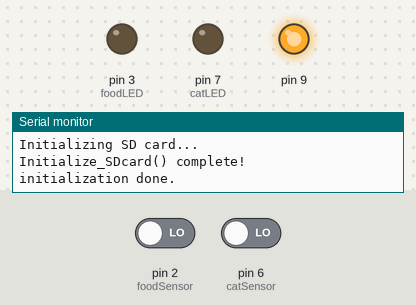
Bench run of a sketch on a simulated Arduino Uno, built with avr-gcc and run on an emulated ATmega328P. Shown: output pins drawn as LEDs (lit = HIGH), the last lines printed to the serial monitor. Inputs (shaded band) come from the test bench; at power-on: pin 2 (foodSensor) LOW, pin 6 (catSensor) LOW. The local clock reads 2024-03-15 10:24:30 at power-on unless the sketch sets it; storage starts empty; pins used as bus, display or sensor lines are not drawn.

Above: at 9.2 s.
9.3 s: pin 2 (foodSensor) driven HIGH
At 10.1 s:
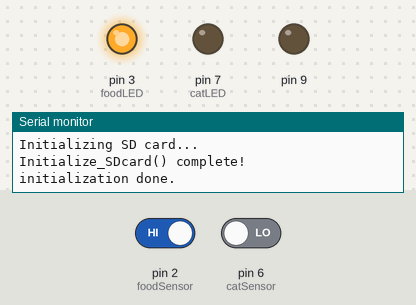
12.1 s: pin 6 (catSensor) driven HIGH
At 13.5 s:
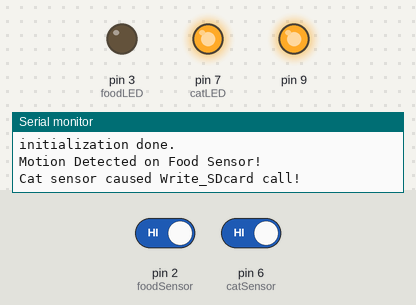
14.0 s: pin 6 (catSensor) driven LOW
At 17.1 s:
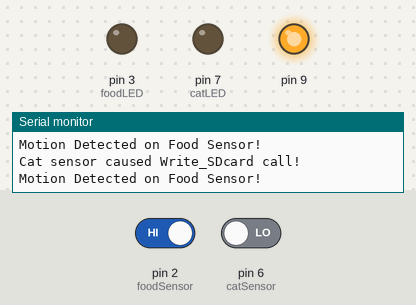
Timing chart, 0 to 18.6 s (numbered marks = the images above; inputs shaded):
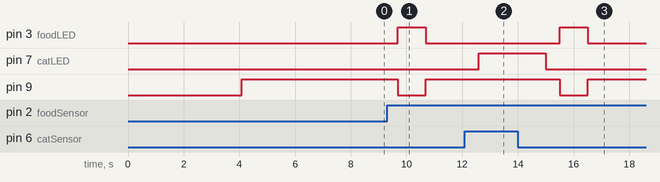

Measured:
- after the input at 9.3 s, pin 3 (foodLED): LOW → HIGH after 0.39 s, → LOW 1.0 s later; pin 9: HIGH → LOW after 0.39 s, → HIGH 1.0 s later
- after the input at 12.1 s, pin 7 (catLED): LOW → HIGH after 0.49 s
- after the input at 14.0 s, pin 3 (foodLED): LOW → HIGH after 1.5 s, → LOW 1.0 s later; pin 7 (catLED): HIGH → LOW after 1.0 s; pin 9: HIGH → LOW after 1.5 s, → HIGH 1.0 s later

The sketch:

JunoTracker5000-SensorTests.ino
```cpp
/*
    C Program for Arduino to demonstrate how to collect 'small data' to see how quickly my cat can run.

    This example uses two PIR sensors to track:
  - When my cat's auto feeder begins dispensing a meal
  - When my cat arrives at his bowl to eat (he DARTS to the kitchen as soon as he hears it)

   Finally, these events are timestamped and saved to an SD card as a CSV for further analysis. ----

    ### - The Circuit - ###

    ### Multi-purpose RGB LED ###

      (cathode)     ->  330 Ohm -> GND
      (Red anode)   ->  pin 8 [Sensors Disabled]
      (Green anode) ->  pin 9 [Power ON & Sensors Enabled]
      (Blue anode)  ->  pin 7 [Cat Sensor Indicator]

    ### Food Sensor LED ###
      (cathode)     ->  330 Ohm -> GND
      (anode)       ->  pin 3 [Food Sensor Indicator]

    ### SD Card (built into Arduino Ethernet Shield 2) ###
    SDO -> pin 11

    SDI -> pin 12

    CLK -> pin 13

    CS -> pin 4

    ### DS3231 Real Time Clock (RTC) Module ####
    VCC -> 5V

    Gnd -> Gnd

    SCL -> pin A5

    SDA -> pin A4

    ### PIR SR602 Sensor (foodSensor) ###
    VCC -> 5V
    Gnd -> Gnd
    Signal -> pin 2

    ### PIR SR602 Sensor (catSensor) ###
    VCC -> 5V
    Gnd -> Gnd
    Signal -> pin 6

    Imagined: 16 May 2022
    Created:  19 May 2022

    by Derek DiLeo

    This code is in the public domain

*/

#include <DS3231.h>        // Library for RTC module (Downloaded from RinkyDink Electronics)
#include <SPI.h>           // Library for SPI communication (Pre-Loaded into Arduino)
#include <SD.h>            // Library for SD card (Pre-Loaded into Arduino)

DS3231  rtc(SDA, SCL);        // Init the DS3231 using the hardware interface

bool foodDispensed = false;    // catSensor only important if this is true

const int foodSensor = 2;            // the pin that the food sensor is attached to
const int foodLED = 3;               // the pin that the foodLED is attached to
const int chipSelect = 4;      // SD card CS pin connected to pin 4 of Arduino
const int catSensor = 6;             // the pin that the cat sensor is attached to
const int catLED = 7;                // the pin that the catLED is attached to
int foodSensorState = LOW;     // by default, no motion detected
int catSensorState = LOW;      // by default, no motion detected
int foodSensorVal = 0;         // variable to store the food sensor status (value)
int catSensorVal = 0;          // variable to store the cat sensor status (value)

// variable to store millis() when food drops and is later
// subracted from catSensor time to determine cat's reaction speed
unsigned long foodTime;

/*****************************************************************************************************
   Setup
    - Open Serial connection
    - Set input/output pins
 *****************************************************************************************************/
void setup() {

  Serial.begin(9600);            // initialize serial (USB) connection

  delay(2000);
  // wait for Serial Monitor to connect. Needed for native USB port boards only:
  while (!Serial);

  Serial.print("Initializing RTC...");

  Initialize_RTC();

  delay(2000);

  Serial.println("Initializing SD card...");

  Initialize_SDcard();

  Serial.println("initialization done.");

  // initialize program started / sensors enabled LED
  pinMode(9, OUTPUT);
  pinMode(8, OUTPUT);            // initialize sensors disabled LED
  digitalWrite(9, HIGH);         // indicate setup() running

  pinMode(foodLED, OUTPUT);      // initalize foodLED as an output
  pinMode(foodSensor, INPUT);    // initialize foodSensor as an input
  pinMode(catLED, OUTPUT);       // initalize catLED as an output
  pinMode(catSensor, INPUT);     // initialize catSensor as an input

  delay(4000);                   // wait 4 seconds
  digitalWrite(9, LOW);          // turn off LED to indicate setup() done


}

/*****************************************************************************************************
   Loop
    - Check sensors for movement
    - When foodSensor is tripped, write event with timestamp to SD
    - If catSensor is tripped after foodSensor, write event with timestamp to SD
 *****************************************************************************************************/

// TODO: Figure out how to avoid false and repeat sensor trips.
// We only want ONE trigger per meal and do not want Roomba or Juno licking bowl(yes, he does that) to
// trigger a false sensor event. (timer?)
// TODO: Set up and test with actual food dispenses
void loop() {

  foodSensorVal = digitalRead(foodSensor);   // read foodSensor value
  catSensorVal = digitalRead(catSensor);     // read catSensor value

//  if (timeIsValid()) {
    // Indicate within feeding window
    digitalWrite(9, HIGH);  // GREEN
    digitalWrite(8, LOW);   // RED

    if (foodSensorVal == HIGH && !foodDispensed) {   // check food being dispensed for first time
      // turn off sensor indicator LEDs so foodLED and catLED are more pronounced
      digitalWrite(9, LOW);
      digitalWrite(8, LOW);

      digitalWrite(foodLED, HIGH);             // turn foodLED ON
      delay(500);                              // delay 500 milliseconds

      if (foodSensorState == LOW) {
        Serial.println("Motion Detected on Food Sensor!");

        foodDispensed = true;

        foodTime = millis() - 500;                  // Capture current time (used later for diff)

        foodSensorState = HIGH;                // update foodSensorState to HIGH
      }
    } else {
      digitalWrite(foodLED, LOW);            // turn foodLED OFF

      delay(300);                            // delay 300 milliseconds

      if (foodSensorState == HIGH) {
        //      Serial.println("Food Sensor Motion stopped!");
        foodSensorState = LOW;               // update foodSensorState to LOW
      }
    }

    // check catSensor motion and food dispensed
    if (catSensorVal == HIGH && foodDispensed) {
      digitalWrite(catLED, HIGH);            // turn catLED ON

      delay(500);                            // delay 500 milliseconds

      if (catSensorState == LOW) {

        Write_SDcard((millis() - foodTime - 800));  // Write split time SD (compensate for LED delays)

        catSensorState = HIGH;               // update catSensorState to HIGH
      }
    } else {
      digitalWrite(catLED, LOW);             // turn catLED OFF

      delay(500);                            // delay 500 milliseconds

      if (catSensorState == HIGH) {
        catSensorState = LOW;                // update catSensorState to LOW

        foodDispensed = false;               // reset foodDispensed

        digitalWrite(8, HIGH);               // Set RED LED to HIGH to indicate sensors disabled

        // Pause program for 30 minutes to avoid multiple writes
//        delay(1800000);

      }

    }

//  } else {
//    digitalWrite(9, LOW);   // GREEN
//    digitalWrite(8, HIGH);  // RED
//  }

}

/*****************************************************************************************************
   timeIsValid
    - This function is used to prevent false data entry by checking current time against
        set times when his food is dispensed (6:15 & 18:15)
    - Reasons: Juno likes to lick his bowl when he's hungry (all the time)
        and his food bowl is near the Roomba dock.
 *****************************************************************************************************/
bool timeIsValid() {

  int hourNow = rtc.getTime().hour;         // Get current hour
  int minuteNow = rtc.getTime().min;        // Get current minute

  if ((hourNow == 6  || hourNow == 18) && (minuteNow >= 10 && minuteNow <= 20)) {

    return true;

  } else {

    return false;

  }

}


/*****************************************************************************************************
   Initialize_RTC
    - Initialize the RTC object
    - Set date, if needed
 *****************************************************************************************************/
void Initialize_RTC() {

  rtc.begin();           // Initialize the rtc object

  //#### The following lines can be [un]commented to set the current date and time###

  rtc.setTime(12, 03, 30);     // Set the time (HH:mm:ss) (24hr format)

  Serial.print("     Time read from rtc: ");
  Serial.print(rtc.getTimeStr());


  Serial.print("\nSetting date to 5/23/2022: ");

  rtc.setDate(6, 06, 2022);   // Set the date to May 5th, 2022

  Serial.print("   Date read from rtc: ");
  Serial.print(rtc.getDateStr());
  Serial.println(" ");
}

/*****************************************************************************************************
   Initialize_SDcard
    - Check if SD card is present and can be initialized (if not, return)
    - Open a new file on the SD card and write first row of excel file
 *****************************************************************************************************/
void Initialize_SDcard() {

  // check if the card is present and can be initialized:
  if (!SD.begin(chipSelect)) {

    Serial.println("Card failed, or not present");

    Serial.println("1. is a card inserted?");

    Serial.println("2. is your wiring correct?");

    Serial.println("3. did you change the chipSelect pin to match your shield or module?");

    Serial.println("Note: press reset or reopen this serial monitor after fixing your issue!");

    while (true);

  }

  // open the file. (note: only one file can be open at a time,

  // so you have to close this one before opening another).

  File dataFile = SD.open("LoggerCD.txt", FILE_WRITE);

  // if the file is available, write to it:
  if (dataFile) {

    dataFile.println("testDate,testTime,testResponseTime(ms)"); // Write the first row of excel file (differentiate for testing)
    //dataFile.println("Date,Time,Cat Response Time(ms)"); //Write the first row of the excel file

    dataFile.close();

  }

  Serial.println("Initialize_SDcard() complete!");

}

/*****************************************************************************************************
   Write_SDcard
    - whichSensor is used to indicate if writing data about foodSensor or catSensor
    - isFood determines whether '0' or catTime-foodTime (in millis()) is written to CSV
    - Open the file on SD (if available)
    - Write date,whichSensor,currentTime & splitTime to CSV
 *****************************************************************************************************/
// void Write_SDcard(long foodDropTime) {
void Write_SDcard(unsigned long timeDiff) {

  // open the file. note that only one file can be open at a time,

  // so you have to close this one before opening another.

  File dataFile = SD.open("LoggerCD.txt", FILE_WRITE);

  // if the file is available, write to it:

  if (dataFile) {

    Serial.println("Cat sensor caused Write_SDcard call!");

    dataFile.print(rtc.getDateStr()); //Store date on SD card

    dataFile.print(","); //Move to next column using a ","


    dataFile.print(rtc.getTimeStr()); //Store time on SD card

    dataFile.print(","); //Move to next column using a ","


    dataFile.print(String(timeDiff));    // Store food dispense time - cat arrival time to SD card

    dataFile.print(","); //Move to next column using a ","


    dataFile.println(); //End of Row move to next row

    dataFile.close(); //Close the file

  }

  else

    Serial.println("OOPS!! SD card writing failed...\nFile not available!");

}
```
